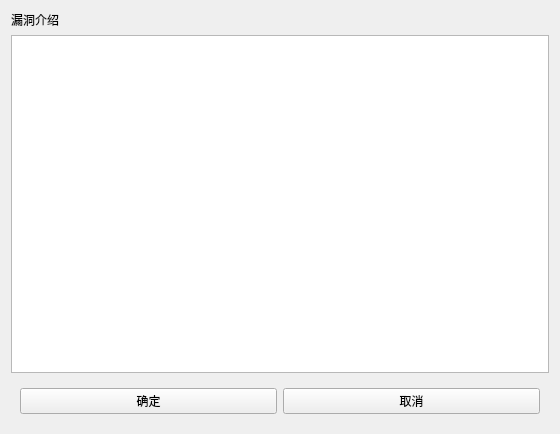
<?xml version="1.0" encoding="UTF-8"?>
<ui version="4.0">
 <class>vul_introduction_window</class>
 <widget class="QWidget" name="vul_introduction_window">
  <property name="geometry">
   <rect>
    <x>0</x>
    <y>0</y>
    <width>560</width>
    <height>434</height>
   </rect>
  </property>
  <property name="windowTitle">
   <string>漏洞-介绍编辑</string>
  </property>
  <layout class="QVBoxLayout" name="verticalLayout">
   <item>
    <widget class="QLabel" name="label_introduction">
     <property name="text">
      <string>漏洞介绍</string>
     </property>
    </widget>
   </item>
   <item>
    <widget class="QPlainTextEdit" name="plainTextEdit_introduction"/>
   </item>
   <item>
    <widget class="QWidget" name="widget_button" native="true">
     <layout class="QHBoxLayout" name="horizontalLayout">
      <item>
       <widget class="QPushButton" name="pushButton_yes">
        <property name="text">
         <string>确定</string>
        </property>
       </widget>
      </item>
      <item>
       <widget class="QPushButton" name="pushButton_no">
        <property name="text">
         <string>取消</string>
        </property>
       </widget>
      </item>
     </layout>
    </widget>
   </item>
  </layout>
 </widget>
 <resources/>
 <connections/>
</ui>
